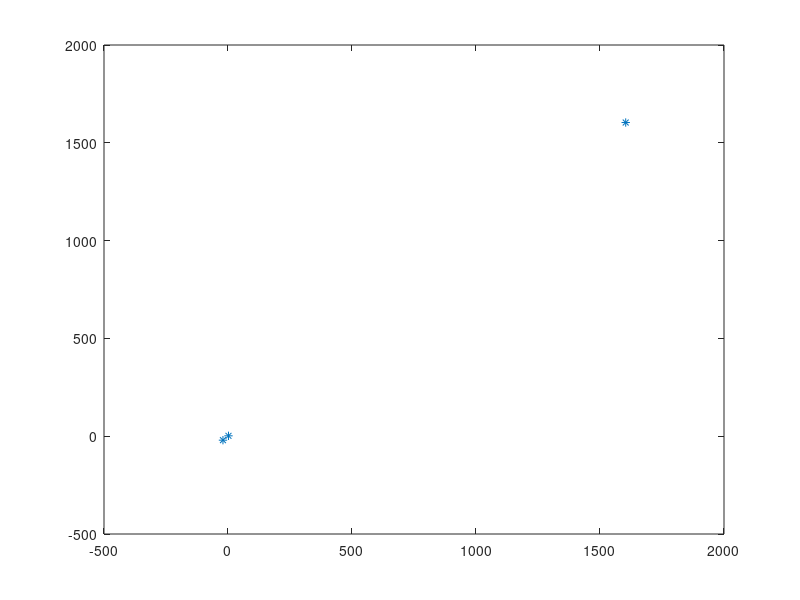

The MATLAB source for this figure:
function runSimulation() 
    clear all; close all; clc; 
    if 0 
        maxT = 5; 
        randomizationIter = 20; 
        regretVector = zeros(1, maxT); 
        onlineCostVector = zeros(1, maxT); 
        offlineCostVector = zeros(1, maxT); 
        for T = 1:maxT 
            totalRegret = 0; 
            totalOnlineCost = 0; 
            totalOfflineCost = 0; 
            for j = 1:randomizationIter
                [regret, onlineCost, offlineCost] = runFixedTimeSimulation(T);
                totalRegret = totalRegret + regret; 
                totalOnlineCost = totalOnlineCost + onlineCost; 
                totalOfflineCost = totalOfflineCost + offlineCost; 
            end 
            regretVector(T) = totalRegret / randomizationIter; 
            onlineCostVector(T) = totalOnlineCost / randomizationIter; 
            offlineCostVector(T) = totalOfflineCost / randomizationIter;  
        end 
        plot(regretVector)
    %     plot(onlineCostVector)
        save('tmp')
    else 
%        [regret, onlineCost, offlineCost] = runFixedTimeSimulation(10) 
        T = 3;  
        dimension = 2;  
        x = zeros(dimension, T);  
        x(:, 1) = 10*randn(dimension,1); 
        for t = 2:T 
          x(:, t) = x(:, t-1) - eta(t) * gradient(x(:, t-1)); 
        end
        x
        plot(x(2, :), x(2, :), '*')
    end 
end

function [regret, onlineCost, offlineCost] = runFixedTimeSimulation(T)
    dimension = 10;  
    x = zeros(dimension, T);  
    x(:, 1) = 1*randn(dimension,1); 
    for t = 2:T 
        disp(['t = ' num2str(t)])
        gradient(x(:, t-1))
      x(:, t) = x(:, t-1) - eta(t) * gradient(x(:, t-1)); 
    end
    x
    onlineCost = 0; 
    for t = 1:T 
        onlineCost = fun(x(:, t)); 
    end
    offlineCost = inf; 
    for t = 1:T 
        if( fun(x(:, t)) < offlineCost )
            offlineCost = fun(x(:, t)); 
        end
    end
    regret = onlineCost - offlineCost; 
end 

function out = eta(t) 
    alpha = 1/2; 
    out = 1/(t * alpha); 
end 

function out = fun(x) 
    % |x|^2 
    out = norm(x)^2; 
end 

function out = gradient(x)
    % gradient of the |x|^2 is 2x|x|
    out = 2 * x * norm(x); 
end

